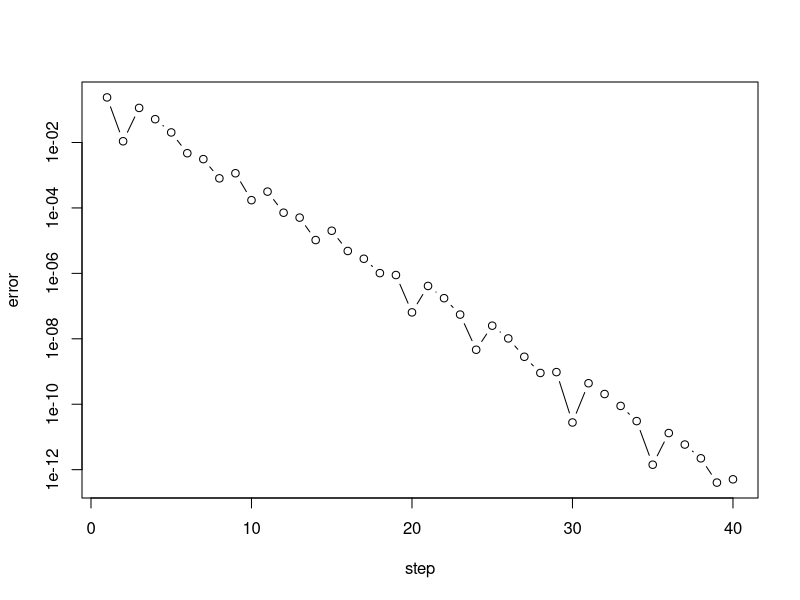

Reproduce this figure in R.
## ---- chunk 1
bisection <- function(f, a, b, n) {
  # ...
}
## ---- chunk 2
bisection <- function(f, a, b, n) {
  midpoints <- numeric(n)
  for (k in seq_len(n)) {
    m <- (a + b) / 2
    midpoints[k] <- m
    if (sign(f(m)) == sign(f(a))) {
      a <- m
    } else {
      b <- m
    }
  }
  midpoints
}
## ---- chunk 3
midpoints <- bisection(function(x) cos(x) - x, 0, 1, 50)
errors <- abs(midpoints[1:40] - midpoints[50])
plot(1:40, errors, log = "y", type = "b", xlab = "step", ylab = "error")
